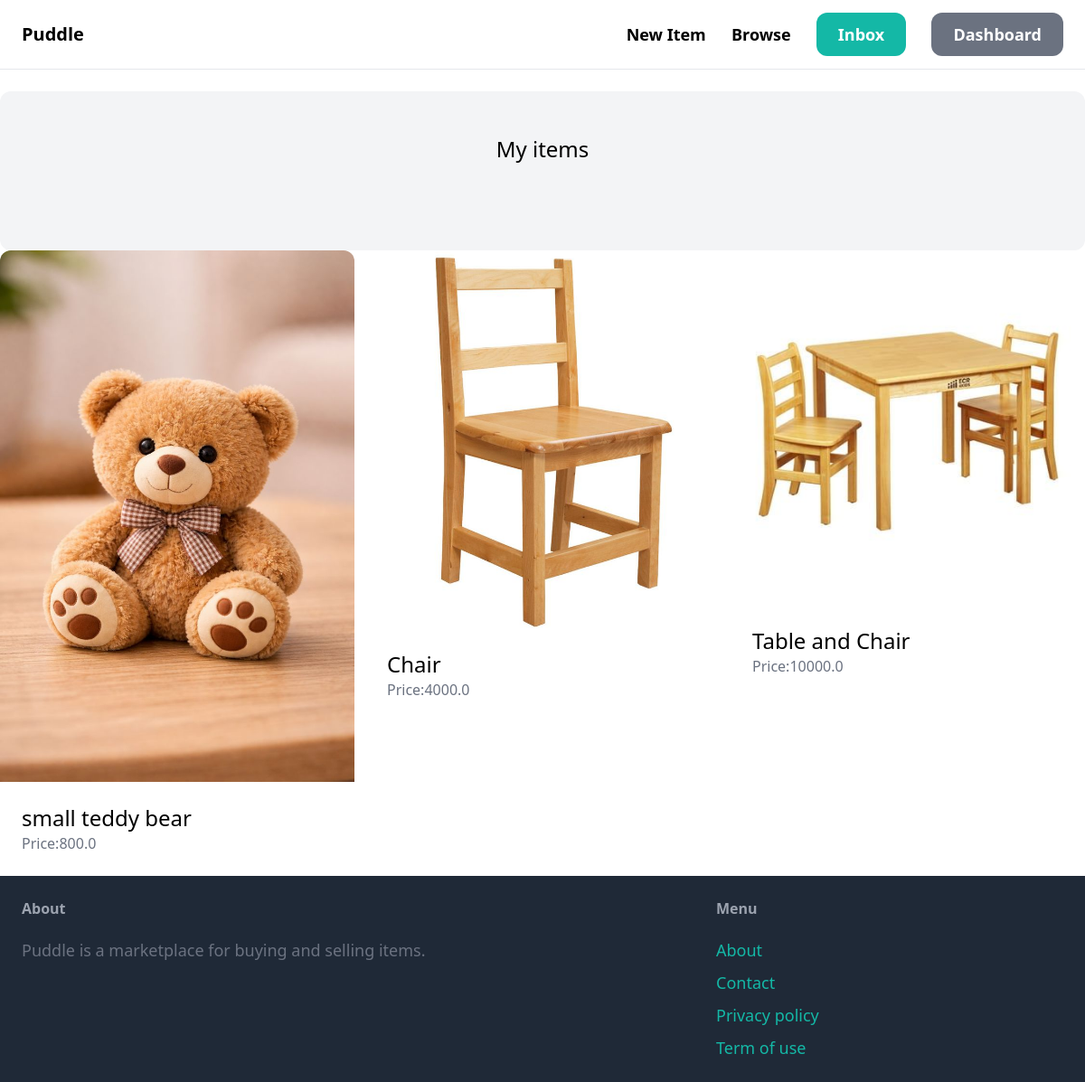
The page /dashboard/ (signed in) on the database its author committed.
### item/models.py (models this page shows, shortened)
class Item(models.Model):
    category = models.ForeignKey(Category, related_name='items', on_delete=models.CASCADE)
    name = models.CharField(max_length=255)
    description = models.TextField(blank=True, null=True)
    price = models.FloatField()
    image = models.ImageField(upload_to='item_images/', blank=True, null=True)
    is_sold = models.BooleanField(default=False)
    created_by = models.ForeignKey(User, related_name='items', on_delete=models.CASCADE)
    created_at = models.DateTimeField(auto_now_add=True)

### dashboard/views.py (the view)
# urls.py: path('', views.index, name='index'),
@login_required
def index(request):
    items = Item.objects.filter(created_by=request.user)
    return render(request, 'dashboard/index.html', {
        'items': items,
    })

### dashboard/templates/dashboard/index.html (shortened to what this page needs)
{%extends 'core/base.html'%}
{% block content%}
    <div class="mt-6 px-6 py-12 bg-gray-100 rounded-xl">
        <h2 class="mb-12 text-2xl text-center">My items</h2>
    </div>
    <div class="grid grid-cols-3 gap-3">
        {% for item in items%}
        <div>
            <a href="{% url 'item:detail' item.id %}">
                <div>
                    <img src="{{ item.image.url }}" class="rounded-t-xl">
                </div>
                <div class="p-6 bg-white rounded-b-xl">
                    <h2 class="text-2xl">{{item.name}}</h2>
                    <p class="text-gray-500">Price:{{item.price}}</p>
                </div>
            </a>
        </div>
        {% endfor %}
    </div>
    {% endblock%}

### rows shown on the page
Item: image (picture), name "small teddy bear", price "800.0"
Item: image (picture), name "Chair", price "4000.0"
Item: image (picture), name "Table and Chair", price "10000.0"
